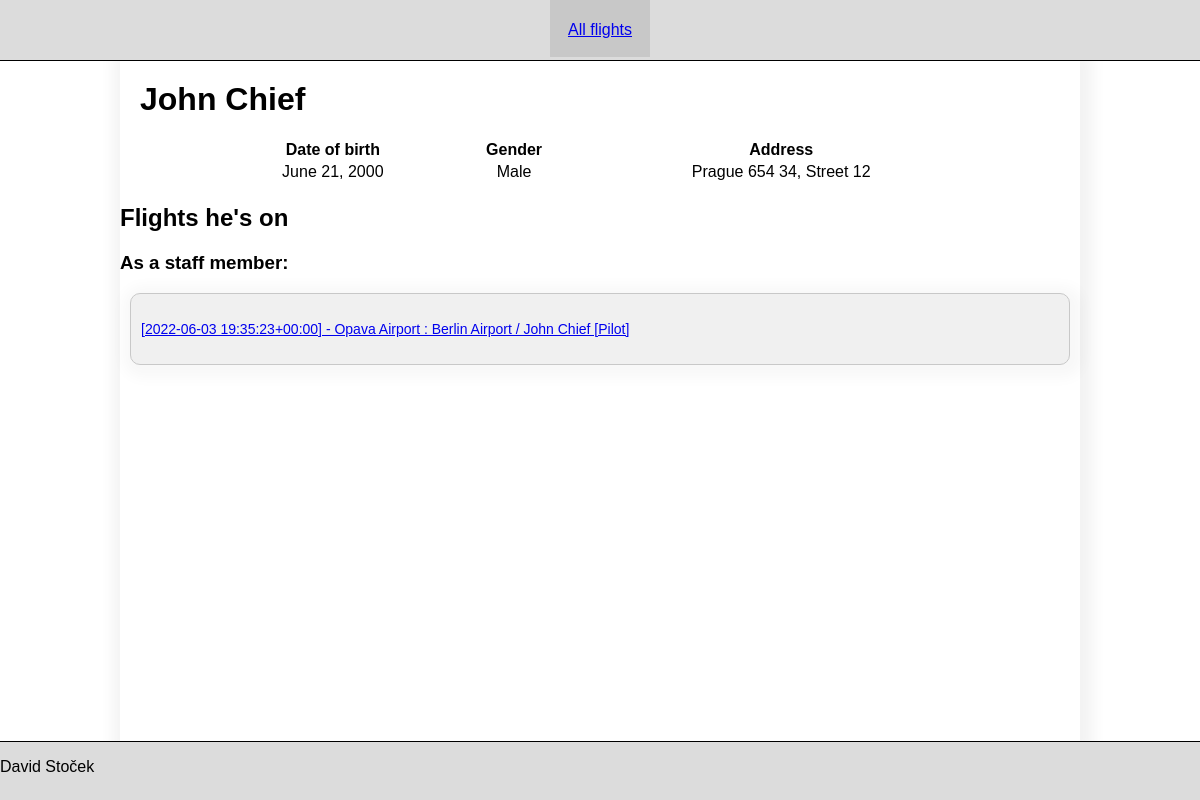
The app's page /person/4 with its own data.
### flight/models.py (models this page shows)
class Person(models.Model):
    name = models.CharField(max_length=60)
    surname = models.CharField(max_length=60)
    gender = models.CharField(max_length=6, choices=Gender.choices, default=Gender.MALE)
    date_of_birth = models.DateField()
    postcode = models.CharField(max_length=45)
    street_name = models.CharField(max_length=45)
    house_number = models.IntegerField()
    city = models.ForeignKey('City', on_delete=models.CASCADE)
    def __str__(self):
        return f'{self.name} {self.surname}'

class City(models.Model):
    name = models.CharField(max_length=100)
    country = models.ForeignKey('Country', on_delete=models.CASCADE)
    def __str__(self):
        return self.name

class Staff(models.Model):
    role = models.CharField(max_length=45)
    flight = models.ForeignKey('Flight', on_delete=models.CASCADE)
    person = models.ForeignKey('Person', on_delete=models.CASCADE)
    def __str__(self):
        return f'{self.flight} / {self.person} [{self.role}]'

class Flight(models.Model):
    price = models.DecimalField(max_digits=32, decimal_places=2)
    terminal = models.IntegerField()
    date = models.DateTimeField()
    plane = models.ForeignKey('Plane', on_delete=models.CASCADE)
    start = models.ForeignKey('Airport', on_delete=models.CASCADE, related_name='hey')
    destination = models.ForeignKey('Airport', on_delete=models.CASCADE)
    def __str__(self):
        return f'[{self.date}] - {self.start} : {self.destination}'

class Airport(models.Model):
    name = models.CharField(max_length=45)
    city = models.ForeignKey('City', on_delete=models.CASCADE)
    def __str__(self):
        return self.name

### flight/views.py (the view)
# urls.py: path('person/<int:person_id>', views.person, name='person'),
def person(request, person_id):
    context = {
        'person': Person.objects.get(pk=person_id),
        'passengers': Passenger.objects.filter(person=person_id),
        'staffs': Staff.objects.filter(person=person_id)
    }
    return render(request, 'person/person.html', context=context)

### flight/templates/person/person.html (shortened to what this page needs)
{% extends 'base.html' %}
{% block content %}
    <h1>{{ person }}</h1>
    <table class="list_table">
        <tr>
            <th>Date of birth</th>
            <th>Gender</th>
            <th>Address</th>
        </tr>
        <tr>
            <td>{{ person.date_of_birth }}</td>
            <td>{{ person.gender }}</td>
            <td>{{ person.city }} {{ person.postcode }}, {{ person.street_name }} {{ person.house_number }}</td>
        </tr>
    </table>
    <h2>Flights he's on</h2>
    {% if staffs %}
        <h3>As a staff member:</h3>
        {% for staff in staffs %}
            <a href="/flight/{{ staff.flight.id }}">
                <span class="box-click">
                    {{ staff }}
                </span>
            </a>
        {% endfor %}
    {% endif %}
{% endblock %}

### flight/static/css/styles.css (style rules this page uses)
* { font-family: sans-serif; }
body { background-color: white; margin: 0; padding: 0; }
h1 { padding: 20px; margin: 0; }
.box-click { font-size: 14px; display: block; border-radius: 10px; border: 1px solid rgb(200, 200, 200); height: 50px; background-color: rgb(240,240,240); box-shadow: 3px 3px 14px 10px rgba(0,0,0,0.03); padding: 10px; margin: 10px; cursor: pointer; transition: background-color 0.2s; line-height: 50px; }
.list_table { width: 80%; margin-left: 10%; }

### records on screen
Person: name+surname "John Chief", date_of_birth "June 21, 2000", gender "Male", city "Prague", postcode "654 34", street_name "Street", house_number "12"
Staff: flight+person+role "[2022-06-03 19:35:23+00:00] - Opava Airport : Berlin Airport / John Chief [Pilot]"
